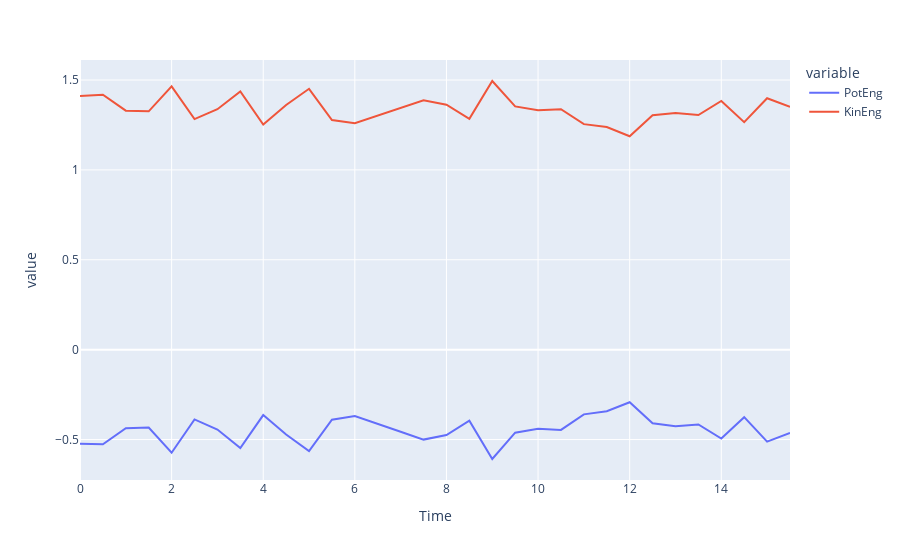

The code cell stored with this chart in its notebook:
### Markdown cell above
# Gráficos: Energia Potencial e Cinética

### Code cell
# Na legenda, clique duas vezes em KinEng para ve-la separadamente e depois faça o mesmo para PotEng
#fig = px.line(df,x='Time',y=df.columns)#['PotEng','KinEng','TotEng','Press'])
fig = px.line(df,x='Time',y=['PotEng','KinEng'])
fig.show()

### Figure 1 — Plotly figure (JSON) as saved in the notebook; plotly's stock layout.template omitted (floating-point values rounded to 4 significant figures)
{"data": [{"hovertemplate": "variable=PotEng<br>Time=%{x}<br>value=%{y}<extra></extra>", "legendgroup": "PotEng", "line": {"color": "#636efa", "dash": "solid"}, "marker": {"symbol": "circle"}, "mode": "lines", "name": "PotEng", "orientation": "v", "showlegend": true, "type": "scatter", "x": [0, 0.5, 1, 1.5, 2, 2.5, 3, 3.5, 4, 4.5, 5, 5.5, 6, 6.5, 7, 7.5, 8, 8.5, 9, 9.5, 10, 10.5, 11, 11.5, 12, 12.5, 13, 13.5, 14, 14.5, 15, 15.5], "xaxis": "x", "y": [-0.5239, -0.5268, -0.4373, -0.4334, -0.5733, -0.3881, -0.4443, -0.5477, -0.364, -0.4721, -0.5639, -0.39, -0.3695, -0.4112, -0.4571, -0.5004, -0.4751, -0.3954, -0.6083, -0.4618, -0.4405, -0.4464, -0.3598, -0.3429, -0.2925, -0.4098, -0.4255, -0.4162, -0.4944, -0.3756, -0.5115, -0.4631], "yaxis": "y"}, {"hovertemplate": "variable=KinEng<br>Time=%{x}<br>value=%{y}<extra></extra>", "legendgroup": "KinEng", "line": {"color": "#EF553B", "dash": "solid"}, "marker": {"symbol": "circle"}, "mode": "lines", "name": "KinEng", "orientation": "v", "showlegend": true, "type": "scatter", "x": [0, 0.5, 1, 1.5, 2, 2.5, 3, 3.5, 4, 4.5, 5, 5.5, 6, 6.5, 7, 7.5, 8, 8.5, 9, 9.5, 10, 10.5, 11, 11.5, 12, 12.5, 13, 13.5, 14, 14.5, 15, 15.5], "xaxis": "x", "y": [1.411, 1.418, 1.33, 1.326, 1.465, 1.283, 1.338, 1.436, 1.253, 1.361, 1.451, 1.278, 1.259, 1.302, 1.346, 1.387, 1.362, 1.284, 1.495, 1.353, 1.332, 1.338, 1.255, 1.239, 1.187, 1.304, 1.317, 1.305, 1.384, 1.266, 1.399, 1.35], "yaxis": "y"}], "layout": {"legend": {"title": {"text": "variable"}, "tracegroupgap": 0}, "margin": {"t": 60}, "xaxis": {"anchor": "y", "domain": [0, 1], "title": {"text": "Time"}}, "yaxis": {"anchor": "x", "domain": [0, 1], "title": {"text": "value"}}}}
